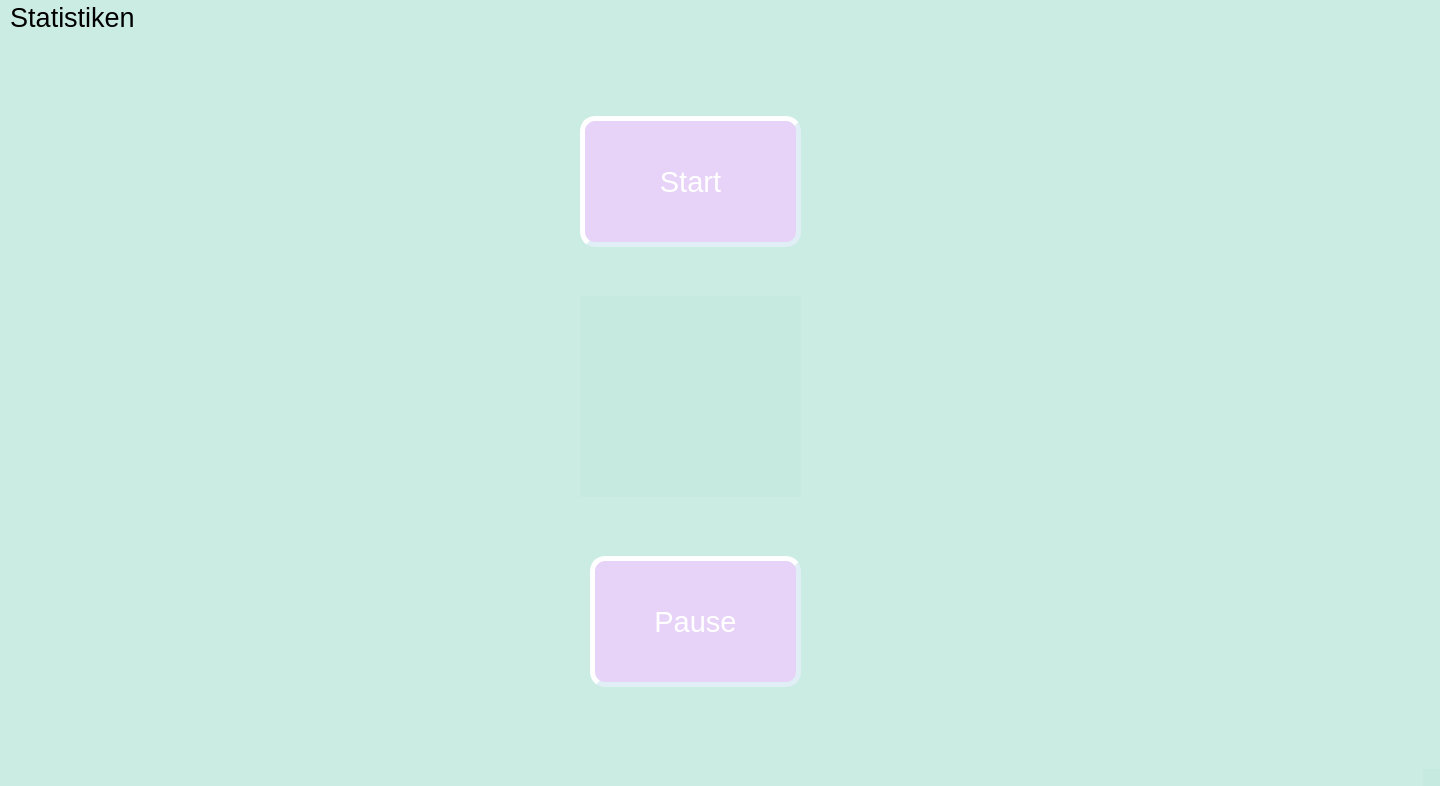
<?xml version="1.0" encoding="UTF-8"?>
<ui version="4.0">
 <class>MainWindow</class>
 <widget class="QMainWindow" name="MainWindow">
  <property name="geometry">
   <rect>
    <x>0</x>
    <y>0</y>
    <width>1440</width>
    <height>786</height>
   </rect>
  </property>
  <property name="windowTitle">
   <string>Study Tracker</string>
  </property>
  <property name="styleSheet">
   <string notr="true">background-color: rgba(190, 230, 220, 107)</string>
  </property>
  <widget class="QWidget" name="centralwidget">
   <widget class="QLabel" name="label">
    <property name="geometry">
     <rect>
      <x>580</x>
      <y>260</y>
      <width>221</width>
      <height>201</height>
     </rect>
    </property>
    <property name="text">
     <string/>
    </property>
    <property name="pixmap">
     <pixmap>Icon.png</pixmap>
    </property>
    <property name="scaledContents">
     <bool>true</bool>
    </property>
   </widget>
   <widget class="QPushButton" name="b1">
    <property name="geometry">
     <rect>
      <x>580</x>
      <y>80</y>
      <width>221</width>
      <height>131</height>
     </rect>
    </property>
    <property name="font">
     <font>
      <pointsize>22</pointsize>
     </font>
    </property>
    <property name="styleSheet">
     <string notr="true">background-color: rgba(241, 204, 255, 194); color: white; border-style: outset; border-width: 5px;  border-radius: 15px; border-color: rgb(224, 238, 245); padding: 10px</string>
    </property>
    <property name="text">
     <string>Start</string>
    </property>
   </widget>
   <widget class="QPushButton" name="b2">
    <property name="geometry">
     <rect>
      <x>590</x>
      <y>520</y>
      <width>211</width>
      <height>131</height>
     </rect>
    </property>
    <property name="font">
     <font>
      <pointsize>22</pointsize>
     </font>
    </property>
    <property name="styleSheet">
     <string notr="true">background-color: rgba(241, 204, 255, 194); color: white; border-style: outset; border-width: 5px;  border-radius: 15px; border-color: rgb(224, 238, 245); padding: 10px</string>
    </property>
    <property name="text">
     <string>Pause</string>
    </property>
   </widget>
  </widget>
  <widget class="QMenuBar" name="menubar">
   <property name="geometry">
    <rect>
     <x>0</x>
     <y>0</y>
     <width>1440</width>
     <height>29</height>
    </rect>
   </property>
   <property name="font">
    <font>
     <pointsize>20</pointsize>
    </font>
   </property>
   <widget class="QMenu" name="menuStatistiken">
    <property name="font">
     <font>
      <pointsize>20</pointsize>
     </font>
    </property>
    <property name="title">
     <string>Statistiken</string>
    </property>
    <addaction name="actionGehe_zu_Statistiken"/>
   </widget>
   <addaction name="menuStatistiken"/>
  </widget>
  <widget class="QStatusBar" name="statusbar"/>
  <action name="actionGehe_zu_Statistiken">
   <property name="text">
    <string>Gehe zu Statistiken</string>
   </property>
  </action>
 </widget>
 <resources/>
 <connections/>
</ui>
